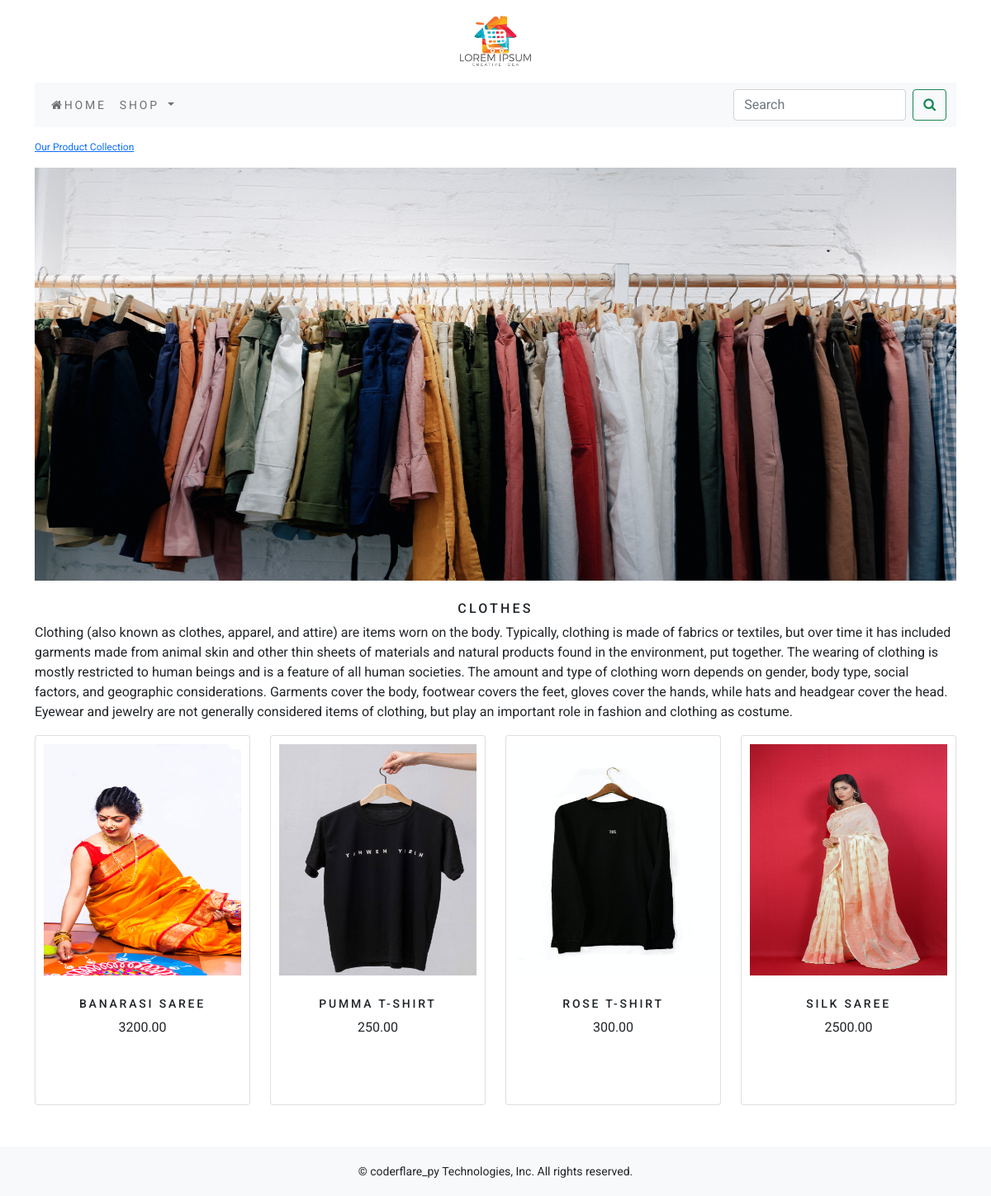
The page /shop/clothes/ on the database its author committed.
### apps/shop/models.py (models this page shows, shortened)
class Category(models.Model):
    name = models.CharField(max_length=255, unique=True)
    slug = models.SlugField(max_length=255, unique=True)
    description = models.TextField(blank=True)
    image = models.ImageField(upload_to='category.jpg')
    class Meta:
        ordering = ('name',)
        verbose_name = 'category'
        verbose_name_plural = 'categories'
    def get_url(self):
        return reverse('shop:products_by_category',args=[self.slug])

class Product(models.Model):
    name = models.CharField(max_length=255, unique=True)
    slug = models.SlugField(max_length=255, unique=True)
    description = models.TextField(blank=True)
    price = models.DecimalField(max_digits=10,decimal_places=2)
    category = models.ForeignKey(Category, on_delete=models.CASCADE)
    image = models.ImageField(upload_to='products')
    stock = models.IntegerField()
    available = models.BooleanField(default=True)
    created = models.DateTimeField(auto_now_add=True)
    updated = models.DateTimeField(auto_now=True)
    class Meta:
        ordering = ('name',)
        verbose_name = 'products'
        verbose_name_plural = 'products'
    def get_url(self):
        return reverse('shop:product_category_detail', args=[self.category.slug, self.slug])

### apps/shop/views.py (the view)
# urls.py: path('', views.allProductCat, name="allProductCat"),
def allProductCat(request,c_slug=None):
    c_page = None
    product_list = None
    if c_slug != None:
        c_page = get_object_or_404(Category,slug=c_slug)
        product_list = Product.objects.all().filter(category=c_page, available=True)
    else:
        product_list = Product.objects.all().filter(available=True)
    paginator = Paginator(product_list,4)
    try:
        page = int(request.GET.get('page',1))
    except:
        page = 1
    try:
        products = paginator.page(page)
    except (EmptyPage, InvalidPage):
        products = paginator.page(paginator.num_pages)
    return render(request,'category.html', {'category':c_page, 'products':products})

### apps/cart/context_processors.py (called while the page is built)
def counters(request):
    item_count = 0
    if 'admin' in request.path:
        return {}
    else:
        try:
            cart = Cart.objects.filter(cart_id=_cart_id(request))
            cart_items = CartItem.objects.all().filter(cart=cart[:1])
            for cart_item in cart_items:
                item_count += cart_item.quantity
        except Cart.DoesNotExist:
            item_count = 0
    return dict(item_count=item_count)

### apps/cart/views.py (called while the page is built)
def _cart_id(request):
    cart = request.session.session_key
    if not cart:
        cart = request.session.create()
    return cart

### apps/shop/context_processors.py (called while the page is built)
def menu_links(request):
    links = Category.objects.all()
    return dict(links=links)

### templates/category.html (shortened to what this page needs)
{% extends 'app.html' %}
{% load static %}
{% block content %}
    {% if category %}
        <div>
            <div class="row my_row_class" >
                <div class="mx_auto">
                    <p><a href="{% url 'shop:allProductCat' %}">Our Product Collection</a></p>
                </div>
            </div>
        </div>
    {% endif %}
    <div class="mx_auto">
        {% if category %}
            <img class="my_image " style="max-height:500px !important;" src="{{category.image.url}}">
            </div>
            <br>
            <div>
                <h1 class="text-center my_title">{{category.name}}</h1>
                <p class="text-justify">{{category.description}}</p>
            </div>
        {% endif %}
    </div>
<div class="container">
    <div class="row ">
    {% for product in products.object_list %}
        <div class="col col-md-3 col-sm-12 col-xs-12 col-lg-3 my_bottom_margin">
            <div class="card text-center" style="height: 28rem;">
                <a href="{{product.get_url}}">
                <img src="{{ product.image.url }}" style="padding:10px;" class="card-img-top " alt="{{ product.name }}" height="300px">
                </a>
                <div class="card-body">
                    <h4>{{ product.name }}</h4>
                    <p>{{ product.price }}</p>
                </div>
            </div>
        </div>
    {% endfor %}
    </div>
</div>
{% endblock  %}

### static/css/custom.css (style rules this page uses)
body { font-family: 'Roboto', sans-serif; }
.my_row_class { padding-top: 15px; }
.my_row_class .mx_auto { color: #000; font-size: 12px; }
.my_image { width: 100%; height: auto; }
.my_title { font-size: 16px; text-transform: uppercase; letter-spacing: .2em; }
.my_bottom_margin { margin-bottom: 10px; }
.card-body h4 { font-size: 14px; text-transform: uppercase; letter-spacing: .2em; }

### rows shown on the page
Category: image (picture), name "CLOTHES", description "Clothing (also known as clothes, apparel, and attire) are items worn on the body. Typically, clothing is made of fabrics or textiles, but over time it has included garments made from animal skin and other thin sheets of materials and natural products found in the environment, put together. The wearing of clothing is mostly restricted to human beings and is a feature of all human societies. The amount and type of clothing worn depends on gender, body type, social factors, and geographic considerations. Garments cover the body, footwear covers the feet, gloves cover the hands, while hats and headgear cover the head. Eyewear and jewelry are not generally considered items of clothing, but play…"
Product: image (picture), name "BANARASI SAREE", price "3200.00"
Product: image (picture), name "PUMMA T-SHIRT", price "250.00"
Product: image (picture), name "ROSE T-SHIRT", price "300.00"
Product: image (picture), name "SILK SAREE", price "2500.00"
